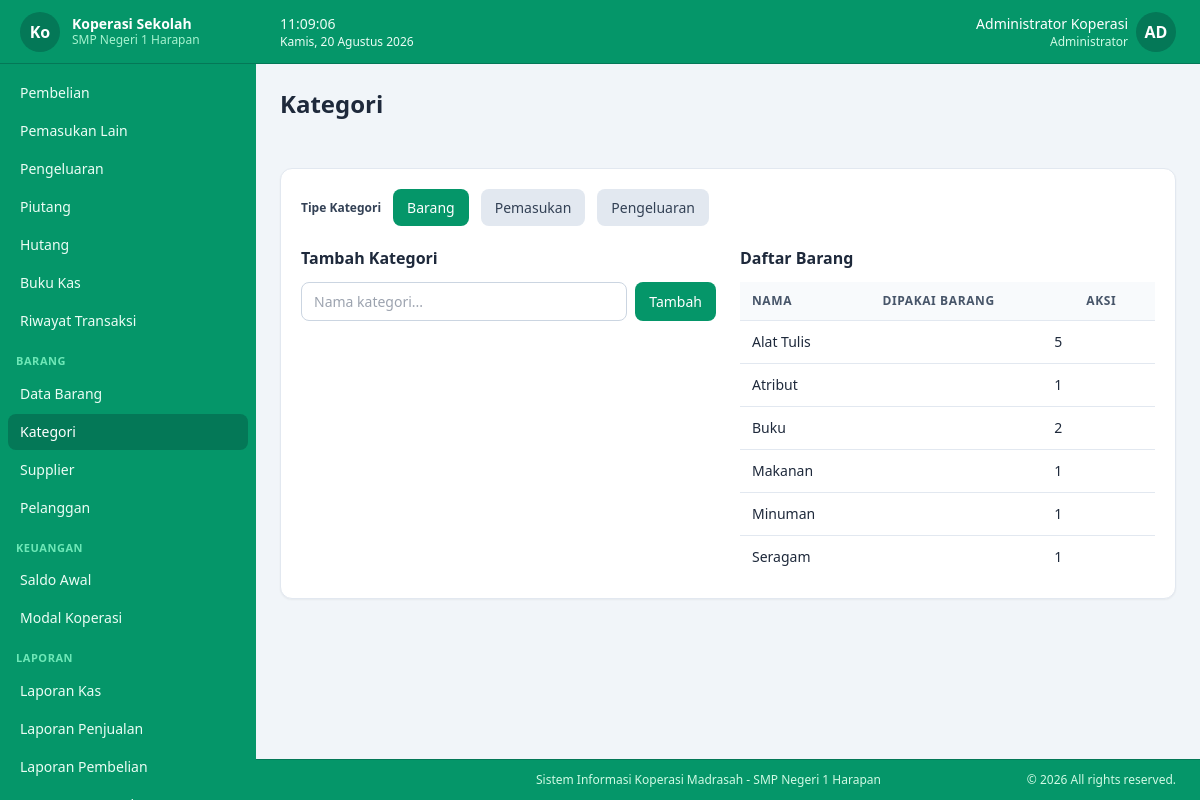
Screenshot of /master/kategori (signed in) with the database file from the repository.
### tables this page shows
CREATE TABLE koperasi_profile (
  id             TINYINT UNSIGNED NOT NULL DEFAULT 1,
  nama_koperasi  VARCHAR(100)     NOT NULL DEFAULT '',
  nama_sekolah   VARCHAR(150)     NOT NULL DEFAULT '',
  alamat         TEXT             NULL,
  telepon        VARCHAR(30)      NULL,
  email          VARCHAR(100)     NULL,
  logo           VARCHAR(255)     NULL,
  nama_ketua     VARCHAR(100)     NULL,
  nama_bendahara VARCHAR(100)     NULL,
  created_at     TIMESTAMP        NOT NULL DEFAULT CURRENT_TIMESTAMP,
  updated_at     TIMESTAMP        NOT NULL DEFAULT CURRENT_TIMESTAMP ON UPDATE CURRENT_TIMESTAMP,
  PRIMARY KEY (id)
);

CREATE TABLE users (
  id                   BIGINT UNSIGNED NOT NULL AUTO_INCREMENT,
  role_id              TINYINT UNSIGNED NOT NULL,
  username             VARCHAR(50)      NOT NULL UNIQUE,
  name                 VARCHAR(100)     NOT NULL,
  password_hash        VARCHAR(255)     NOT NULL,
  must_change_password TINYINT(1)       NOT NULL DEFAULT 0,
  is_active            TINYINT(1)       NOT NULL DEFAULT 1,
  created_at           TIMESTAMP        NOT NULL DEFAULT CURRENT_TIMESTAMP,
  updated_at           TIMESTAMP        NOT NULL DEFAULT CURRENT_TIMESTAMP ON UPDATE CURRENT_TIMESTAMP,
  PRIMARY KEY (id),
  CONSTRAINT fk_users_role FOREIGN KEY (role_id) REFERENCES roles(id) ON UPDATE CASCADE
);

CREATE TABLE roles (
  id            TINYINT UNSIGNED NOT NULL AUTO_INCREMENT,
  name          VARCHAR(50)      NOT NULL UNIQUE,
  description   VARCHAR(255)     NULL,
  created_at    TIMESTAMP        NOT NULL DEFAULT CURRENT_TIMESTAMP,
  updated_at    TIMESTAMP        NOT NULL DEFAULT CURRENT_TIMESTAMP ON UPDATE CURRENT_TIMESTAMP,
  PRIMARY KEY (id)
);

CREATE TABLE categories (
  id         BIGINT UNSIGNED NOT NULL AUTO_INCREMENT,
  name       VARCHAR(100)    NOT NULL,
  type       ENUM('barang','pemasukan','pengeluaran') NOT NULL,
  created_at TIMESTAMP       NOT NULL DEFAULT CURRENT_TIMESTAMP,
  updated_at TIMESTAMP       NOT NULL DEFAULT CURRENT_TIMESTAMP ON UPDATE CURRENT_TIMESTAMP,
  PRIMARY KEY (id),
  UNIQUE KEY uq_category (type, name),
  KEY idx_categories_type (type)
);

### app/views/kategori/index.php (the view, shortened to what the rows shown need)
<?php $id = (int)input('edit', 0); ?>
<div class="max-w-4xl">
    <div class="bg-white rounded-xl shadow-sm border border-slate-200 p-5">
        <div class="grid grid-cols-1 lg:grid-cols-2 gap-6">
            <div>
                <h2 class="font-semibold text-slate-800 mb-3"><?= $id ? 'Ubah Kategori' : 'Tambah Kategori' ?></h2>
            </div>
            <div>
                <h2 class="font-semibold text-slate-800 mb-3">Daftar <?= e($types[$type]) ?></h2>
                <div class="table-wrap max-h-96 overflow-y-auto">
                    <table>
                        <thead><tr><th>Nama</th><th class="text-right">Dipakai Barang</th><th class="text-center">Aksi</th></tr></thead>
                        <tbody>
                        <?php if (empty($items)): ?>
                            <tr><td colspan="3" class="text-center text-slate-400 py-6">Kosong.</td></tr>
                        <?php else: foreach ($items as $k): ?>
                            <tr>
                                <td><?= e($k['name']) ?></td>
                                <td class="text-right"><?= angka($k['jumlah_barang']) ?></td>
                                <td>
                                    <div class="flex items-center justify-center gap-1">
                                        <a href="<?= url('kategori', ['type' => $type, 'edit' => $k['id']]) ?>" class="btn btn-ghost p-1.5"><?= icon('edit', 'w-4 h-4') ?></a>
                                        <form method="post" action="<?= url('kategori', ['action' => 'destroy', 'id' => $k['id']]) ?>" class="inline">
                                            <button type="submit" class="btn btn-ghost p-1.5" onclick="return appConfirmSubmit(event, 'Hapus kategori ini?')" title="Hapus">
                                            </button>
                                        </form>
                                    </div>
                                </td>
                            </tr>
                        <?php endforeach; endif; ?>
                        </tbody>
                    </table>
                </div>
            </div>
        </div>
    </div>
</div>

### app/views/layouts/app.php (shortened to what the rows shown need)
<?php
$user = current_user();
$profile = koperasi_profile();
?>
<!DOCTYPE html>
<html lang="id">
<head>
<script src="<?= asset('assets/js/tailwind.min.js') ?>"></script>
<link rel="stylesheet" href="<?= asset('assets/vendor/sweetalert2/sweetalert2.min.css') ?>">
<link rel="stylesheet" href="<?= asset('assets/css/app.css') ?>">
</head>
<body class="bg-slate-100 text-slate-800 flex flex-col min-h-screen">
<div id="sidebar" class="fixed inset-y-0 left-0 z-40 w-64 bg-emerald-600 text-emerald-50 transform -translate-x-full lg:translate-x-0 transition-transform duration-200 flex flex-col">
    <div class="flex items-center gap-3 px-5 h-16 border-b border-emerald-700 shrink-0 sticky top-0 bg-emerald-600 z-10">
        <?php if (!empty($profile['logo']) && file_exists(UPLOAD_DIR . '/' . $profile['logo'])): ?>
            <img src="<?= asset('uploads/' . e($profile['logo'])) ?>" class="h-10 w-10 shrink-0 object-contain drop-shadow-[0_0_4px_rgba(255,255,255,0.8)]" alt="logo">
        <?php else: ?>
            <div class="h-10 w-10 shrink-0 rounded-full bg-emerald-700 flex items-center justify-center font-bold text-white"><?= e(mb_substr($profile['nama_koperasi'] ?? 'KS', 0, 2)) ?></div>
        <?php endif; ?>
        <div class="min-w-0">
            <div class="font-semibold text-sm leading-tight text-white truncate"><?= e($profile['nama_koperasi'] ?? APP_NAME) ?></div>
            <div class="text-xs text-emerald-200 truncate"><?= e($profile['nama_sekolah'] ?? '') ?></div>
        </div>
    </div>
</div>
<div class="lg:pl-64 flex flex-col flex-1 min-h-0">
    <header class="sticky top-0 z-20 bg-emerald-600 border-b border-emerald-700 px-4 sm:px-6 h-16 flex items-center justify-between shrink-0">
        <div class="flex items-center gap-4">
            <div class="relative" id="userMenu">
                <button type="button" id="userMenuBtn" class="flex items-center gap-2 rounded-full hover:opacity-80 transition">
                    <div class="text-right hidden sm:block">
                        <div class="text-sm font-medium text-white"><?= e($user['name']) ?></div>
                        <div class="text-xs text-emerald-100"><?= e($user['role_name']) ?></div>
                    </div>
                    <div class="h-10 w-10 rounded-full bg-emerald-700 text-white flex items-center justify-center font-bold">
                        <?= e(strtoupper(mb_substr($user['name'], 0, 2))) ?>
                    </div>
                </button>
            </div>
        </div>
    </header>
    <div class="px-4 sm:px-6 py-4 sm:py-6">
        <h1 class="text-xl sm:text-2xl font-bold text-slate-800"><?= e($pageTitle ?? 'Dashboard') ?></h1>
    </div>
    <main class="flex-1 p-4 sm:p-6 pb-12">
        <?= $content ?>
    </main>
    <footer class="bg-emerald-600 border-t border-emerald-700 lg:pl-64">
        <div class="max-w-full mx-auto px-4 sm:px-6 py-3">
            <div class="flex flex-col sm:flex-row justify-between items-center gap-2 text-xs text-emerald-100">
                <span>Sistem Informasi Koperasi Madrasah - <?= e($profile['nama_sekolah'] ?? 'Nama Sekolah') ?></span>
                <span>&copy; <?= date('Y') ?> All rights reserved.</span>
            </div>
        </div>
    </footer>
</div>
</body>
</html>

### rows the page displays
koperasi_profile: nama_koperasi "Ko", nama_koperasi "Koperasi Sekolah", nama_sekolah "SMP Negeri 1 Harapan"
users: name "Administrator Koperasi", role.name "Administrator", name "AD"
categories: name "Alat Tulis", jumlah_barang "5"
categories: name "Atribut", jumlah_barang "1"
categories: name "Buku", jumlah_barang "2"
categories: name "Makanan", jumlah_barang "1"
categories: name "Minuman", jumlah_barang "1"
categories: name "Seragam", jumlah_barang "1"

### other values shown
$label "Pembelian"
$label "Pemasukan Lain"
$label "Pengeluaran"
$label "Piutang"
$label "Hutang"
$label "Buku Kas"
$label "Riwayat Transaksi"
$group "BARANG"
$label "Data Barang"
$label "Kategori"
$label "Supplier"
$label "Pelanggan"
$group "KEUANGAN"
$label "Saldo Awal"
$label "Modal Koperasi"
